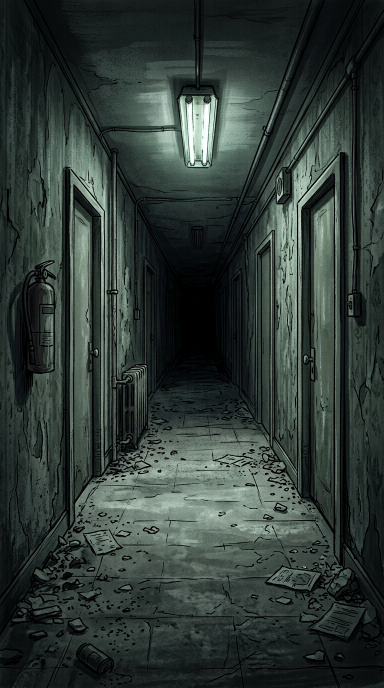
#> input picture skills/stick-story-animation/reference/plates/plate-corridor.png, 768 x 1376 px (shown at 1/2 size)
$ python story_finish.py ../../stick-story-animation/reference/plates/plate-corridor.png --out out.png
#> lines starting #> are read from the running program, lines starting #| are printed output that depends on the picture
#> in main, im is the input picture: PIL image 768x1376 RGB; mean R, G, B 48.6, 59, 55.2
#!/usr/bin/env python3
"""Finaliza uma imagem para story do Instagram: recorte 9:16 sem distorcer, 1080x1920,
granulado leve de sensor de celular (opcional) e previa com zonas seguras.

Uso:
  python story_finish.py entrada.png --out final/story_01.jpg [--focus-y 0.4] [--grain 2] [--guides]
"""
import argparse
from pathlib import Path

import numpy as np
from PIL import Image, ImageDraw, ImageFilter, ImageOps

W, H = 1080, 1920
# Faixas aproximadas cobertas pela interface do story (barra de perfil em cima,
# caixa de resposta embaixo). Mantenha rosto e elementos importantes fora delas.
SAFE_TOP = 250
SAFE_BOTTOM = 340


def cover_crop(im, focus_y):
#> called with focus_y = 0.35
    target = W / H
    w, h = im.size
#> w = 768; h = 1376
    if w / h > target:  # larga demais: corta laterais, centralizado
        nw = int(h * target)
        left = (w - nw) // 2
        im = im.crop((left, 0, left + nw, h))
    else:  # alta demais: corta em cima/embaixo conforme focus_y
        nh = int(w / target)
#> nh = 1365
        top = int((h - nh) * min(max(focus_y, 0.0), 1.0))
#> top = 3
        im = im.crop((0, top, w, top + nh))
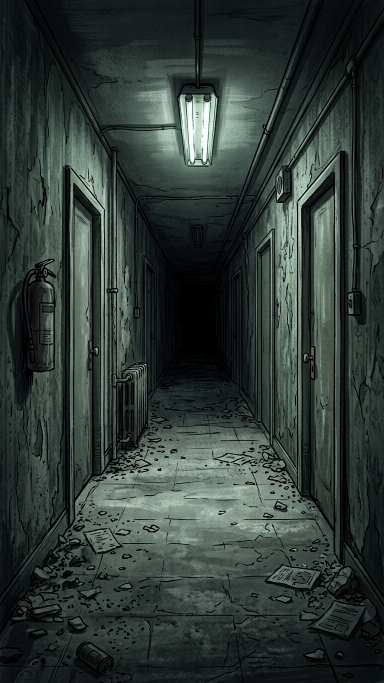
#> im: PIL image 768x1365 RGB (shown at 1/2 size); mean R, G, B 48.8, 59.3, 55.4
    return im.resize((W, H), Image.LANCZOS)


def add_grain(im, amount, seed=None):
    """Ruido de luminancia levemente desfocado, mais forte nas sombras (como sensor de celular)."""
#> called with amount = 2
    if amount <= 0:
        return im
    rng = np.random.default_rng(seed)
    arr = np.asarray(im, dtype=np.float32)
    noise = rng.normal(0, amount, (H, W)).astype(np.float32)
    noise_img = Image.fromarray(np.clip(noise * 8 + 128, 0, 255).astype(np.uint8)).filter(ImageFilter.GaussianBlur(0.6))
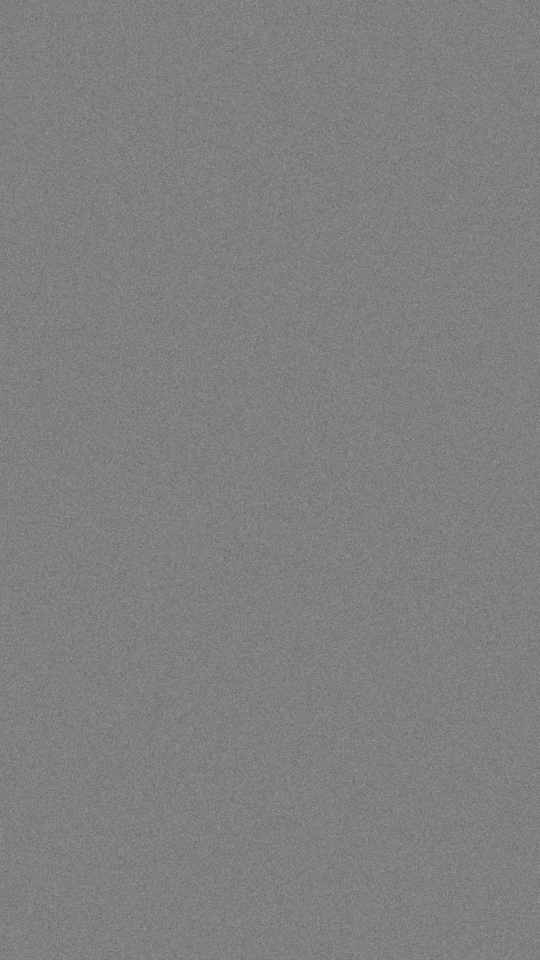
#> noise_img: PIL image 1080x1920 L (shown at 1/2 size); min 88, max 169, mean 127.5
    noise = (np.asarray(noise_img, dtype=np.float32) - 128) / 8
    lum = arr.mean(axis=2, keepdims=True) / 255.0
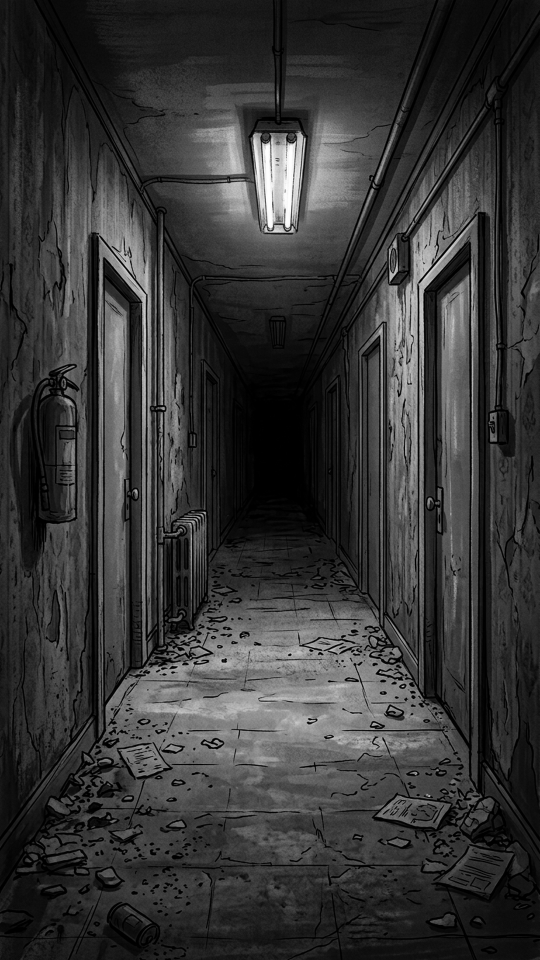
#> lum: shape (1920, 1080, 1) float32 (shown at 1/2 size); min 0, max 1, mean 0.214
    weight = 1.4 - 0.8 * lum  # sombras recebem mais ruido
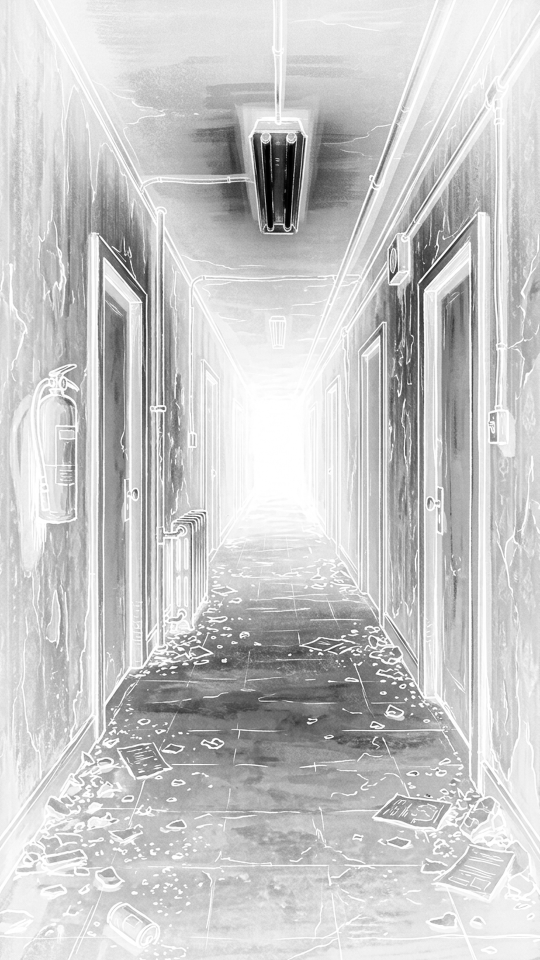
#> weight: shape (1920, 1080, 1) float32 (shown at 1/2 size); min 0.6, max 1.4, mean 1.23; drawn with min black and max white
    out = arr + noise[..., None] * weight
    return Image.fromarray(np.clip(out, 0, 255).astype(np.uint8))


def guides(im):
    g = im.copy()
    over = Image.new("RGBA", g.size, (0, 0, 0, 0))
    d = ImageDraw.Draw(over)
    d.rectangle((0, 0, W, SAFE_TOP), fill=(255, 0, 0, 70))
    d.rectangle((0, H - SAFE_BOTTOM, W, H), fill=(255, 0, 0, 70))
    d.text((20, 20), "zona da barra de perfil", fill=(255, 255, 255, 255))
    d.text((20, H - SAFE_BOTTOM + 20), "zona da caixa de resposta", fill=(255, 255, 255, 255))
    return Image.alpha_composite(g.convert("RGBA"), over).convert("RGB")


def main():
    ap = argparse.ArgumentParser(description=__doc__, formatter_class=argparse.RawDescriptionHelpFormatter)
    ap.add_argument("input")
    ap.add_argument("--out", required=True)
    ap.add_argument("--focus-y", type=float, default=0.35,
                    help="onde manter o recorte vertical: 0=topo, 0.5=centro, 1=base (padrao 0.35)")
    ap.add_argument("--grain", type=float, default=2.0, help="intensidade do granulado (0 desliga; 1.5-3 natural)")
    ap.add_argument("--quality", type=int, default=92)
    ap.add_argument("--guides", action="store_true", help="salva tambem uma previa com zonas seguras")
    a = ap.parse_args()

    im = ImageOps.exif_transpose(Image.open(a.input)).convert("RGB")
    im = cover_crop(im, a.focus_y)
    im = add_grain(im, a.grain)
    out = Path(a.out)
    out.parent.mkdir(parents=True, exist_ok=True)
    im.save(out, quality=a.quality, subsampling=0)
    print(f"{out} ({W}x{H})")
    if a.guides:
        gp = out.with_name(out.stem + "_zonas.jpg")
        guides(im).save(gp, quality=85)
        print(f"{gp} (previa com zonas seguras; nao poste esta)")


if __name__ == "__main__":
    main()
